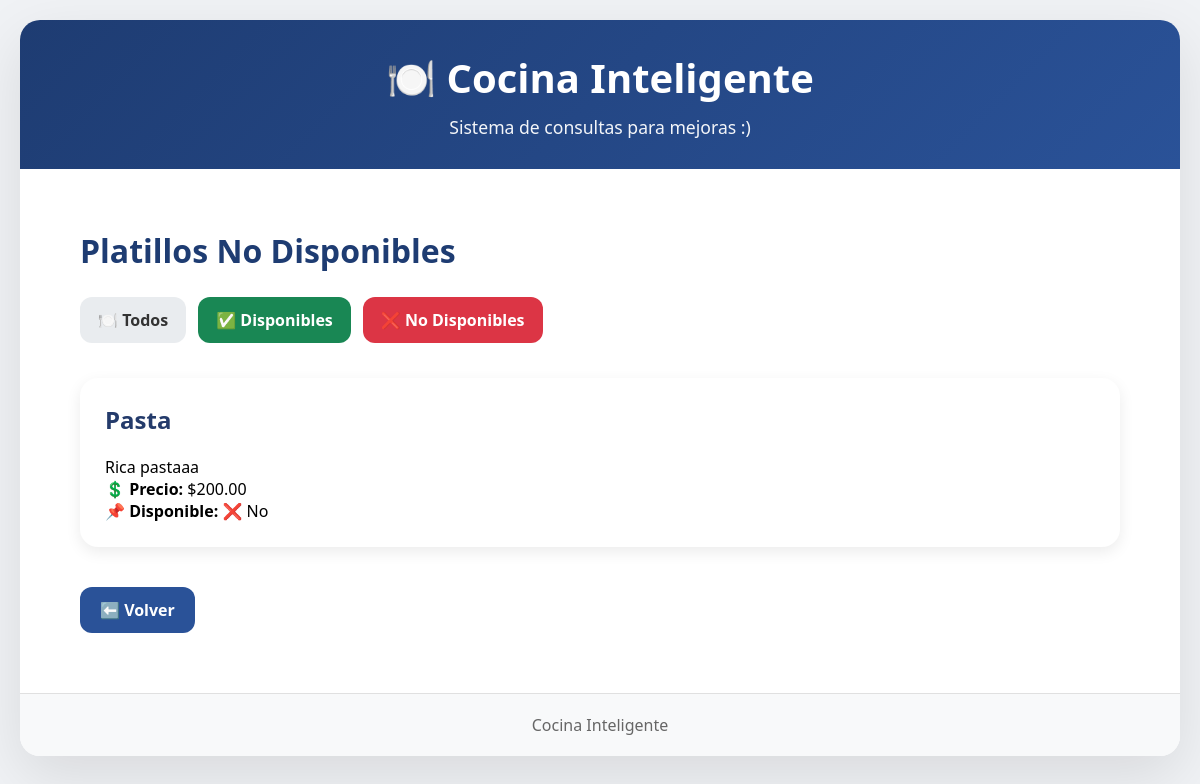
/platillos/disponibilidad/?disponible=no_disponible, run on the app's committed database.
### platillos/models.py (models this page shows, shortened)
class Platillo(models.Model):
    nombre = models.CharField(max_length=100)
    descripcion = models.TextField()
    precio = models.DecimalField(max_digits=8, decimal_places=2)
    categoria = models.ForeignKey(
        Categoria,
        on_delete=models.SET_NULL,
        null=True,
        blank=True
    )
    disponible = models.BooleanField(default=True)
    imagen = models.ImageField(
        upload_to='platillos/',
        null=True,
        blank=True
    )
    fecha_creacion = models.DateTimeField(auto_now_add=True)

### platillos/views.py (the view)
def filtrar_por_disponibilidad(request):
    disponibilidad = request.GET.get('disponible', 'todos')
    if disponibilidad == 'disponible':
        platillos = Platillo.objects.filter(disponible=True)
        titulo = 'Platillos Disponibles'
    elif disponibilidad == 'no_disponible':
        platillos = Platillo.objects.filter(disponible=False)
        titulo = 'Platillos No Disponibles'
    else:
        platillos = Platillo.objects.all()
        titulo = 'Todos los Platillos'
    context = {
        'platillos': platillos,
        'disponibilidad_actual': disponibilidad,
        'titulo': titulo
    }
    return render(request, 'platillos/filtrar_disponibilidad.html', context)

### platillos/templates/platillos/filtrar_disponibilidad.html (shortened to what this page needs)
{% extends 'base.html' %}
{% block content %}
<div style="padding: 20px;">
    <h1 style="
        color: #1e3c72;
        margin-bottom: 25px;
    ">
        {{ titulo }}
    </h1>
    <div style="
        display: flex;
        gap: 12px;
        flex-wrap: wrap;
        margin-bottom: 35px;
    ">
        <a href="/platillos/disponibilidad/?disponible=todos"
           style="
                background: #e9ecef;
                color: #333;
                padding: 12px 18px;
                border-radius: 12px;
                text-decoration: none;
                font-weight: bold;
           ">
            🍽️ Todos
        </a>
        <a href="/platillos/disponibilidad/?disponible=disponible"
           style="
                background: #198754;
                color: white;
                padding: 12px 18px;
                border-radius: 12px;
                text-decoration: none;
                font-weight: bold;
           ">
            ✅ Disponibles
        </a>
        <a href="/platillos/disponibilidad/?disponible=no_disponible"
           style="
                background: #dc3545;
                color: white;
                padding: 12px 18px;
                border-radius: 12px;
                text-decoration: none;
                font-weight: bold;
           ">
            ❌ No Disponibles
        </a>
    </div>
    {% for platillo in platillos %}
        <div style="
            background: white;
            padding: 25px;
            border-radius: 18px;
            margin-bottom: 20px;
            box-shadow: 0 5px 15px rgba(0,0,0,0.08);
        ">
            <h2 style="color: #243b6b;">
                {{ platillo.nombre }}
            </h2>
            <p>{{ platillo.descripcion }}</p>
            <p>
                <strong>💲 Precio:</strong>
                ${{ platillo.precio }}
            </p>
            <p>
                <strong>📌 Disponible:</strong>
                {% if platillo.disponible %}
                    ✅ Sí
                {% else %}
                    ❌ No
                {% endif %}
            </p>
        </div>
    {% endfor %}
    <a href="/platillos/"
       style="
            display: inline-block;
            margin-top: 20px;
            background: #2a5298;
            color: white;
            padding: 12px 20px;
            border-radius: 12px;
            text-decoration: none;
            font-weight: bold;
       ">
        ⬅️ Volver
    </a>
</div>
{% endblock %}

### reservaciones/templates/base.html (style rules this page uses)
* { margin: 0; padding: 0; box-sizing: border-box; }
body { font-family: 'Segoe UI', Tahoma, Geneva, Verdana, sans-serif; background: #f0f2f5; min-height: 100vh; padding: 20px; }
h2 { color: #1e3c72; margin-bottom: 20px; }

### data on the page
Platillo: nombre "Pasta", descripcion "Rica pastaaa", precio "200.00", disponible "❌ No"

### other printed values
{{ titulo }} "Platillos No Disponibles"
